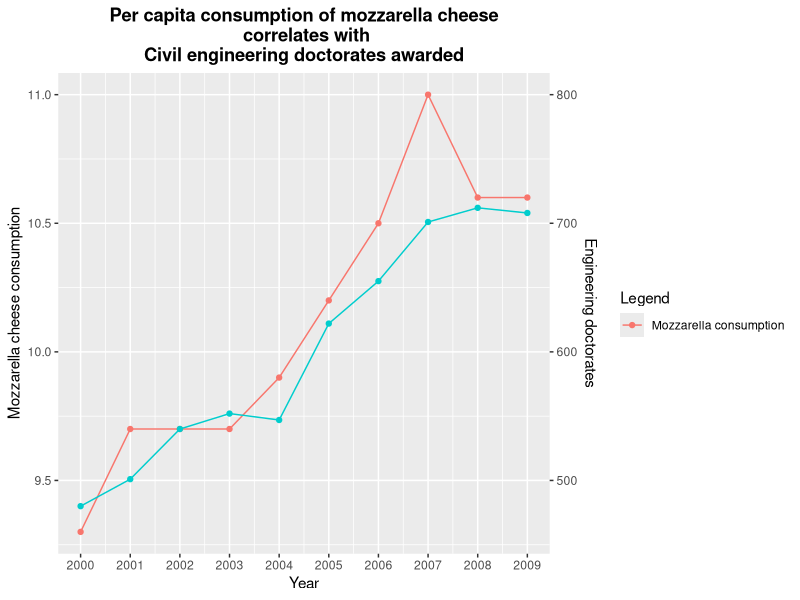

Here is the R script that generated this plot:
## ---- chunk 1
library(tidyverse)
## ---- chunk 2
mozzarella <- c(9.3, 9.7, 9.7, 9.7, 9.9, 10.2, 10.5, 11, 10.6, 10.6)
doctorates <- c(480, 501, 540, 552, 547, 622, 655, 701, 712, 708)
year <- c(2000, 2001, 2002, 2003, 2004, 2005, 2006, 2007, 2008, 2009)
cor_data <- data.frame(year, mozzarella, doctorates)
ylim.prim <- c(9, 12)
ylim.sec <- c(400, 1000)
b <- diff(ylim.prim)/diff(ylim.sec)
a <- (ylim.prim[1] - b*ylim.sec[1])
basic <- ggplot(cor_data, aes(x=year, y=mozzarella, color = "Mozzarella consumption")) + geom_line() + geom_point() + geom_line(aes(y = a + doctorates*b, color = "Test"), color = "cyan3") + geom_point(aes(y = a + doctorates*b), color = "cyan3") + scale_y_continuous("Mozzarella cheese consumption", sec.axis = sec_axis(~ (. - a)/b, name = "Engineering doctorates")) + scale_x_continuous("Year", breaks = cor_data$year) + ggtitle("Per capita consumption of mozzarella cheese\n correlates with\nCivil engineering doctorates awarded") + theme(plot.title = element_text(hjust=0.5, face="bold"))
basic + labs(color="Legend")
## ---- chunk 3
cor(mozzarella, doctorates)
